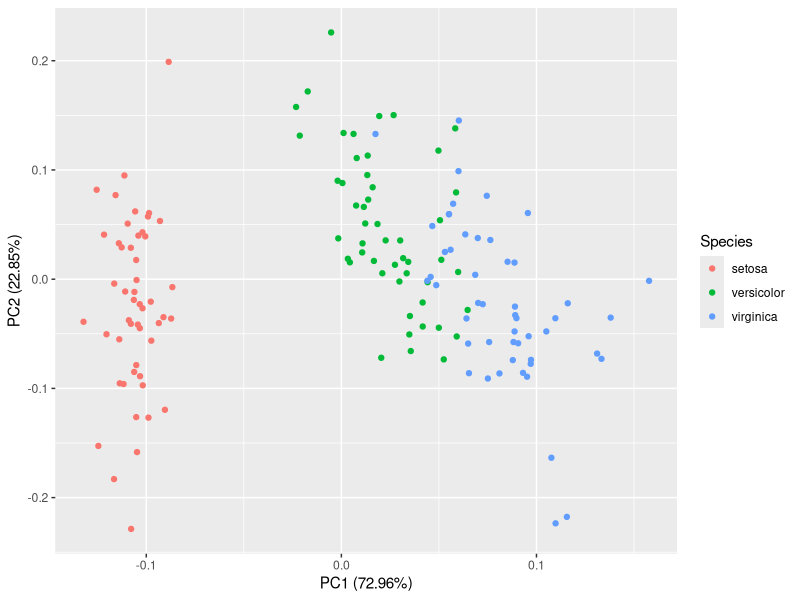
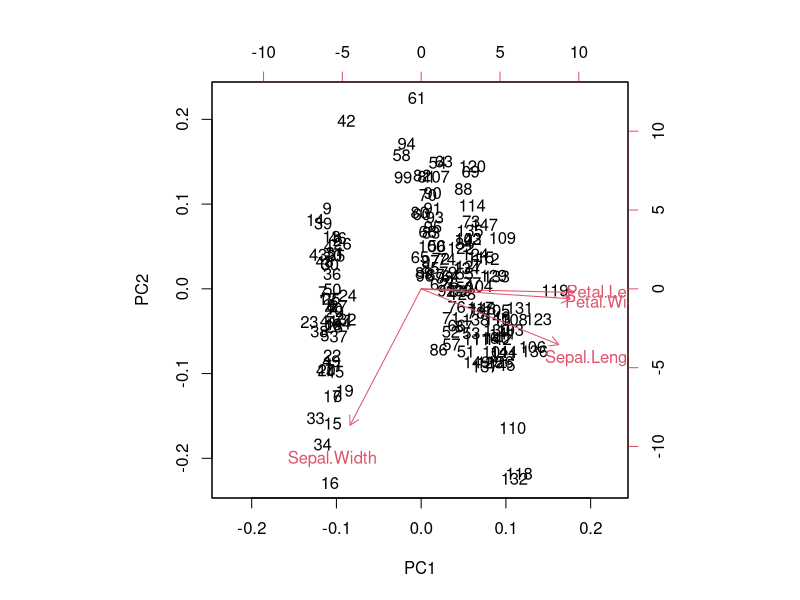
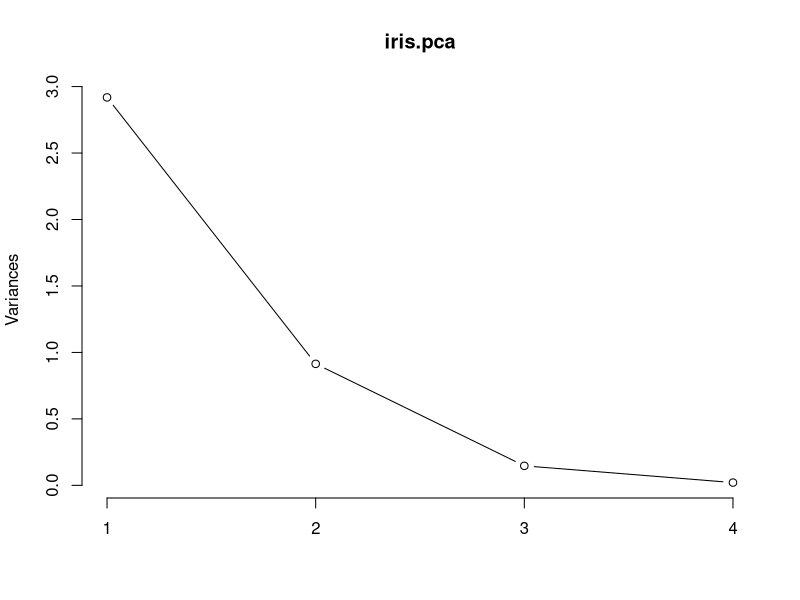
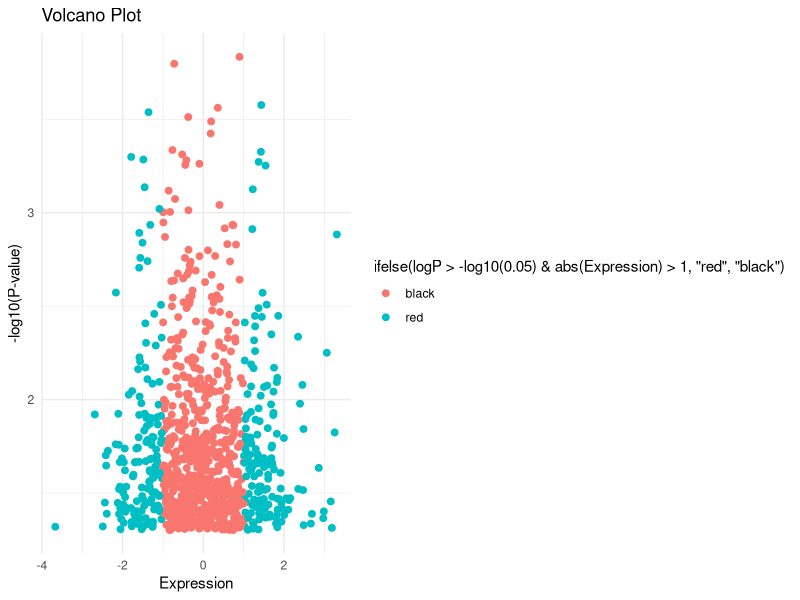
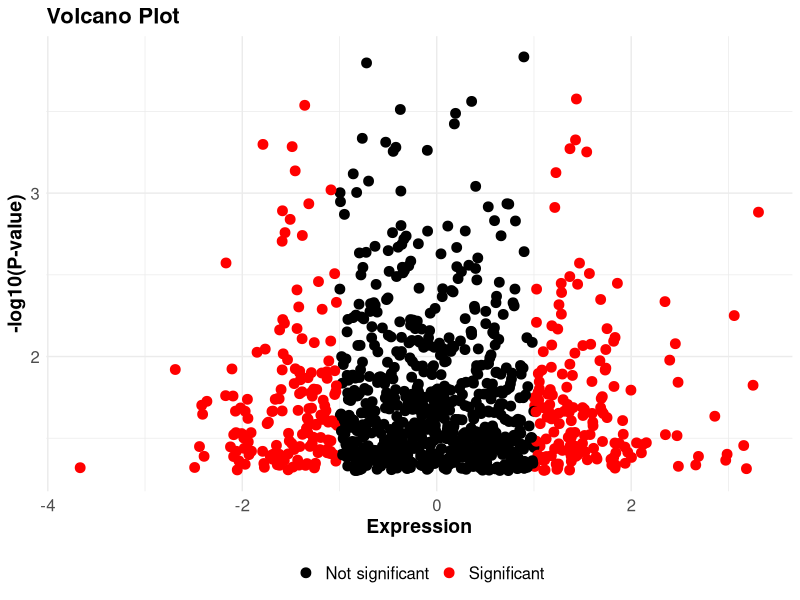
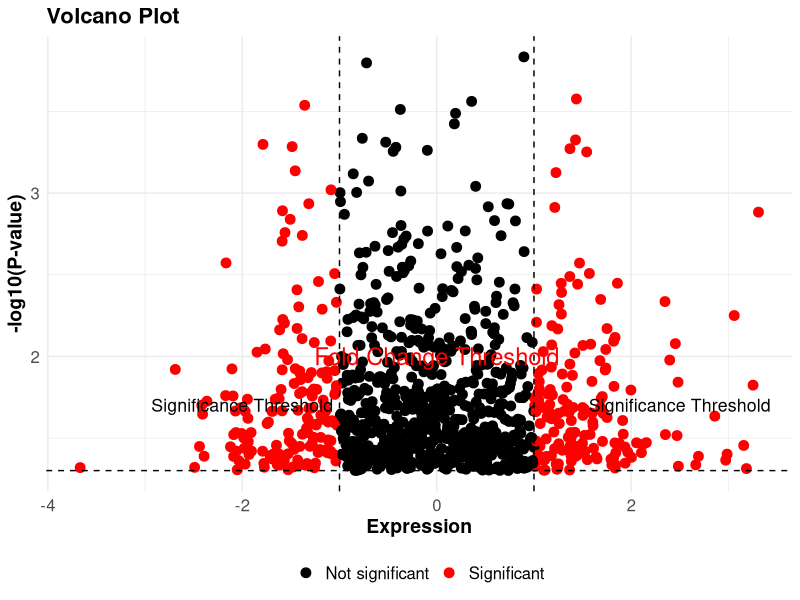

Generate these figures, in order, with R:
#figure Practice
#7/10/24
# different figures used in DEGs analysis
# https://www.ncbi.nlm.nih.gov/pmc/articles/PMC6954399/

######PCA#########
#analysis of the linear components of all existing attributes.
#allowing you to better visualize the variations present in a dataset with many variables.
#This transformation fits the data into a coordinate system where the most significant variance 
#is found on the first coordinate, and each subsequent coordinate is orthogonal to the last and 
#has a lesser variance than the previous


# structure of the iris 
# dataset 
str(iris) 

# print the iris dataset 
head(iris)
iris.pca <- prcomp(iris[,c(1:4)], 
                   center = TRUE, 
                   scale. = TRUE) 

# summary of the  
# prcomp object 
summary(iris.pca)
# structure of the pca object 
str(iris.pca) 
# loading library 
library(ggplot2)
library(ggfortify) 
iris.pca.plot <- autoplot(iris.pca, 
                          data = iris, 
                          colour = 'Species') 

iris.pca.plot
#for better understanding of the linear transformation of features
biplot.iris.pca <- biplot(iris.pca) 
biplot.iris.pca
#determininng the ideal features which can be justified after
plot.iris.pca <- plot(iris.pca, type="l") 
plot.iris.pca


######Volcano####
# Install necessary packages if you haven't already
install.packages("ggplot2")
install.packages("dplyr")

# Load the libraries
library(ggplot2)
library(dplyr)
# Generate mock data
set.seed(22)
num_genes <- 1000
genes <- paste0("Gene", 1:num_genes)
expression_values <- rnorm(num_genes, mean = 0, sd = 1)
p_values <- runif(num_genes, min = 0, max = 0.05)
data <- data.frame(Gene = genes, Expression = expression_values, P_value = p_values)

# Log-transform p-values for visualization
data$logP <- -log10(data$P_value)
# Volcano plot
volcano_plot <- ggplot(data, aes(x = Expression, y = logP, 
                                 color = ifelse(logP > -log10(0.05) & abs(Expression) > 1,
                                                "red", "black"))) +
  geom_point(size = 2) +
  labs(title = "Volcano Plot", x = "Expression", y = "-log10(P-value)") +
  theme_minimal()

# Display the plot
print(volcano_plot)
# Customized volcano plot
custom_volcano_plot <- volcano_plot +
  scale_color_manual(values = c("black", "red"), 
                     labels = c("Not significant", "Significant")) +
  theme(axis.text = element_text(size = 12), 
        axis.title = element_text(size = 14, face = "bold"),
        plot.title = element_text(size = 16, face = "bold"),
        legend.position = "bottom",
        legend.title = element_blank(),
        legend.text = element_text(size = 12)) +
  geom_point(size = 3)

# Display the customized plot
print(custom_volcano_plot)
# Add significance thresholds
final_volcano_plot <- custom_volcano_plot +
  geom_hline(yintercept = -log10(0.05), linetype = "dashed") +
  geom_vline(xintercept = c(-1, 1), linetype = "dashed") +
  annotate("text", x = 2.5, y = -log10(0.05) + 0.4, 
           label = "Significance Threshold", size = 4.5, color = "black") +
  annotate("text", x = -2, y = -log10(0.05) + 0.4, 
           label = "Significance Threshold", size = 4.5, color = "black") +
  annotate("text", x = 0, y = -log10(0.05) + 0.7, 
           label = "Fold Change Threshold", size = 6, color = "red") +
  theme(axis.text = element_text(size = 12), 
        axis.title = element_text(size = 14, face = "bold"),
        plot.title = element_text(size = 16, face = "bold"),
        legend.position = "bottom",
        legend.title = element_blank(),
        legend.text = element_text(size = 12))

# Display the final plot
print(final_volcano_plot)
